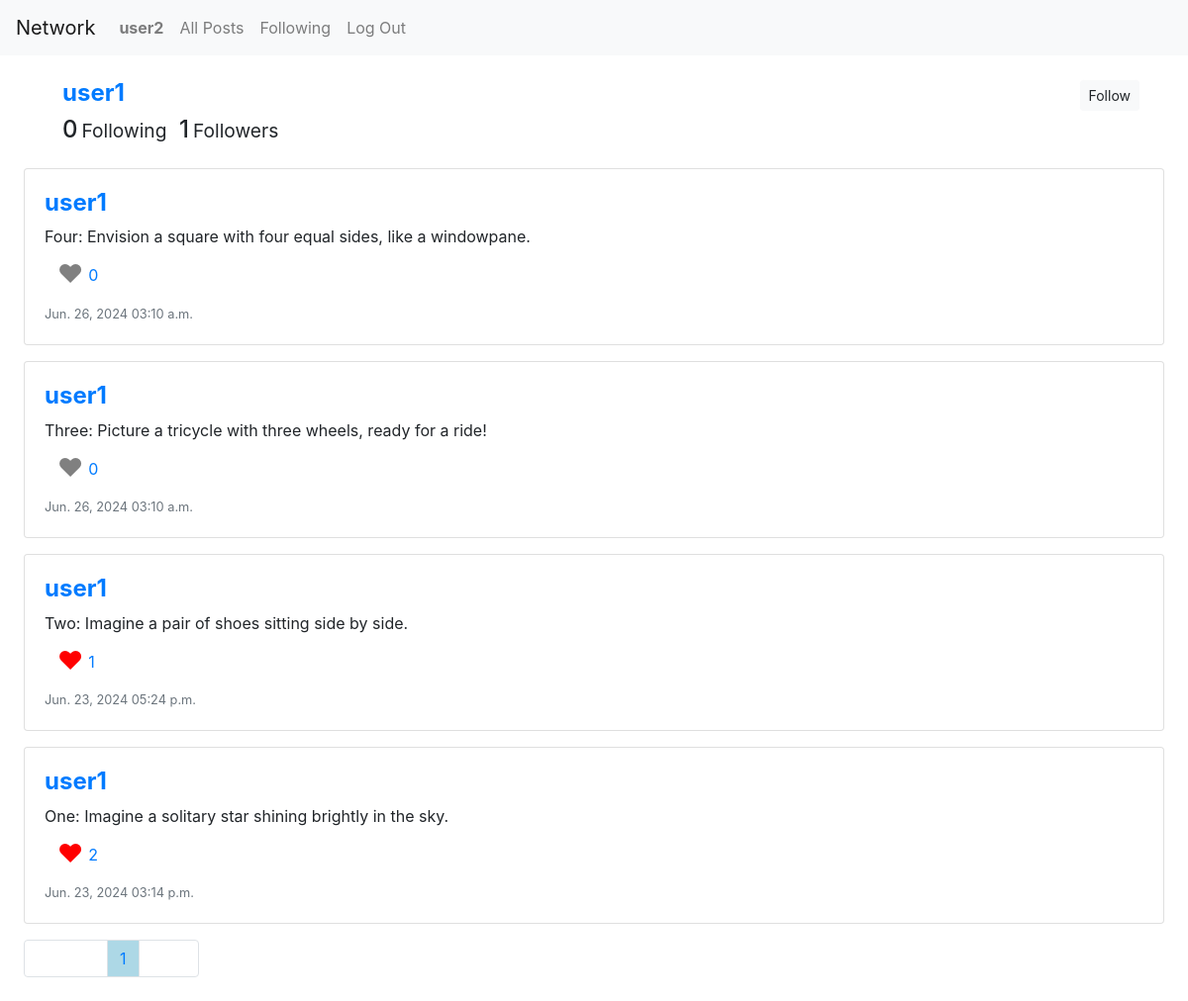
The page /profile/2 (signed in) on the database its author committed.
### network/models.py (models this page shows, shortened)
class User(AbstractUser):
    pass
    def number_of_following(self):
        total_following = 0
        for following in self.following.all():
            total_following += 1
        return total_following
    def number_of_followers(self):
        total_followers = 0
        for follower in self.followers.all():
            total_followers += 1
        return total_followers

class Post(models.Model):
    user = models.ForeignKey(User, on_delete=models.CASCADE)
    content = models.TextField()
    created_at = models.DateTimeField(auto_now_add=True)
    def number_of_like(self):
        total_like = 0
        for like in self.likes.all():
            total_like += 1
        return total_like
    def user_like(self, user_id):
        for like in self.likes.all():
            if like.user.id == user_id:
                return True
        return False

class Follower(models.Model):
    user = models.ForeignKey(User, related_name='following', on_delete=models.CASCADE)
    followed_user = models.ForeignKey(User, related_name='followers', on_delete=models.CASCADE)

class Like(models.Model):
    user = models.ForeignKey(User, on_delete=models.CASCADE)
    post = models.ForeignKey(Post, related_name="likes", on_delete=models.CASCADE)

### network/views.py (the view)
# urls.py: path("profile/<int:user_id>", views.profile, name="profile"),
@login_required(login_url ="/login")
def profile(request, user_id):
    try:
        all_user_posts = Post.objects.filter(user=user_id).order_by('-created_at')
        user = User.objects.get(id=user_id)
        is_follow = True
        try:
            follow = Follower.objects.get(user=request.user, followed_user=user)
        except Follower.DoesNotExist:
            is_follow = False
        for post in all_user_posts:
            post.is_liked = post.user_like(request.user.id)
        paginator = Paginator(all_user_posts, 10) # Show 10 post per page.
        page_number = request.GET.get('page')
        page_obj = paginator.get_page(page_number)
        return render(request, "network/profile.html", {"page_obj": page_obj, "is_follow": is_follow})
    except User.DoesNotExist:
        return HttpResponseRedirect(reverse("error"))

### network/templates/network/profile.html (shortened to what this page needs)
{% extends "network/layout.html" %}
{% load static %}
{% block body %}
<div class="m-4">
    <div class="m-4">
    <div class="row user-info">
        <div class="col-sm-6">
            <div class="col-sm-12">
                <h4><a href="#"><strong>{{page_obj.0.user.username}}</strong></a></h4>
            </div>
            <div class="col-sm-12">
                <span class="number_of_following h4 mr-2">{{page_obj.0.user.number_of_following}}<small class="ml-1">Following</small></span>
                <span class="number_of_followers h4">{{page_obj.0.user.number_of_followers}}<small class="ml-1">Followers</small></span>
            </div>
        </div>
        <div class="col-sm-6 text-right">
            {% if user.id == page_obj.0.user.id %}
            {% else %}
            <button id="follow-button" class="btn btn-link p-0" data-id="{{page_obj.0.user.id}}">
                {% if is_follow %}
                <span class="btn btn-sm btn-primary">Follow</span>
                {% else %}
                <span class="btn btn-sm btn-light">Follow</span>
                {% endif %}
            </button>
            {% endif %}
        </div>
    </div>
</div>
{% for element in page_obj %}
<div class="card mt-3">
    <div class="card-body">
        <div class="row">
            <div class="col-sm-12">
                <h4><a href="#"><strong>{{element.user.username}}</strong></a></h4>
            </div>
            {% if user.id == element.user.id %}
            <div class="col-sm-12 form-content" data-id="{{element.id}}">
                <div class="show-content">
                    <div>{{element.content}}</div>
                    <button class="btn btn-sm btn-outline-primary">Edit</button>
                </div>
                <div class="edit-content">
                    <textarea class="form-control" data-id="{{element.id}}">{{element.content}}</textarea>
                    <div><button class="btn btn-sm btn-outline-primary">Save</button></div>
                </div>
            </div>
            {% else %}
            <div class="col-sm-12">
                <div>
                    <div>{{element.content}}</div>
                </div>
            </div>
            {% endif %}
            {% if user.id != element.user.id %}
                <div class="like-number col-sm-12">
                    <button class="btn btn-link" data-id="{{element.id}}">
                        {%if element.is_liked%}
                        <span class="heart-like" style="font-size: 1.6em; color: red">&#9829;</span>
                        {%else%}
                        <span class="heart-like" style="font-size: 1.6em; color: gray">&#9829;</span>
                        {%endif%}
                        <span class="number-like"
                            style="position: absolute; padding: 8px 5px;">{{element.number_of_like}}</span>
                    </button>
                </div>
                {% endif %}
            <div class="col-sm-12"><small class="text-muted">{{element.created_at|date:"M. d, Y h:i a"}}</small>
            </div>
        </div>
    </div>
</div>
{% endfor %}
<nav class="mt-3">
    <ul class="pagination">
        {% if page_obj.has_previous %}
        <li class="page-item"><a class="page-link" href="?page={{ page_obj.previous_page_number }}">Previous</a></li>
        {% else %}
        <li class="page-item" style="width: 85px"><span class="page-link h-100"></span></li>
        {% endif %}
        {% for i in ''|ljust:page_obj.paginator.num_pages %}
        {% if page_obj.number == forloop.counter%}
        <li class="page-item"><a class="page-link" style="background-color: lightblue;"
                href="?page={{ forloop.counter }}">{{forloop.counter}}</a></li>
        {% else %}
        <li class="page-item"><a class="page-link" href="?page={{ forloop.counter }}">{{forloop.counter}}</a></li>
        {% endif %}
        {% endfor %}
        {% if page_obj.has_next %}
        <li class="page-item"><a class="page-link" href="?page={{ page_obj.next_page_number }}">Next</a></li>
        {% else %}
        <li class="page-item" style="width: 60px;"><span class="page-link h-100"></span></li>
        {% endif %}
    </ul>
</nav>
</div>
{% endblock %}

### network/templates/network/layout.html (shortened to what this page needs)
{% load static %}
<!DOCTYPE html>
<html lang="en">
    <head>
        <link rel="stylesheet" href="https://stackpath.bootstrapcdn.com/bootstrap/4.4.1/css/bootstrap.min.css">
        <link href="{% static 'network/styles.css' %}" rel="stylesheet">
    </head>
    <body>
        <nav class="navbar navbar-expand-lg navbar-light bg-light">
            <a class="navbar-brand" href="#">Network</a>
            <div>
              <ul class="navbar-nav mr-auto">
                {% if user.is_authenticated %}
                    <li class="nav-item">
                        <a class="nav-link" href="{% url 'profile' user.id%}"><strong>{{ user.username }}</strong></a>
                    </li>
                {% endif %}
                <li class="nav-item">
                  <a class="nav-link" href="{% url 'index' %}">All Posts</a>
                </li>
                {% if user.is_authenticated %}
                    <li class="nav-item">
                        <a class="nav-link" href="{% url 'following' user.id%}">Following</a>
                    </li>
                    <li class="nav-item">
                        <a class="nav-link" href="{% url 'logout' %}">Log Out</a>
                    </li>
                {% endif %}
              </ul>
            </div>
          </nav>
        <div class="body">
            {% block body %}
            {% endblock %}
        </div>
    </body>
</html>

### rows shown on the page
User: username "user2"
Post: user.username "user1", user "0", user.followed_user_id "1", content "Four: Envision a square with four equal sides, like a windowpane.", number_of_like "0", created_at "Jun. 26, 2024 03:10 a.m."
Post: user.username "user1", content "Three: Picture a tricycle with three wheels, ready for a ride!", number_of_like "0", created_at "Jun. 26, 2024 03:10 a.m."
Post: user.username "user1", content "Two: Imagine a pair of shoes sitting side by side.", number_of_like "1", created_at "Jun. 23, 2024 05:24 p.m."
Post: user.username "user1", content "One: Imagine a solitary star shining brightly in the sky.", number_of_like "2", created_at "Jun. 23, 2024 03:14 p.m."
